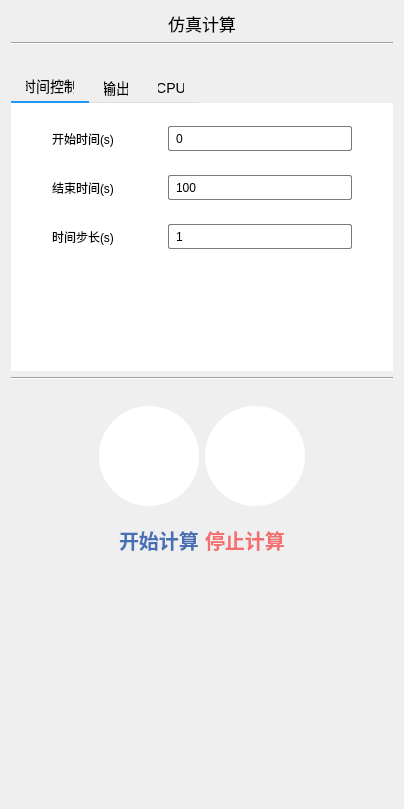
<?xml version="1.0" encoding="UTF-8"?>
<ui version="4.0">
 <class>FormRunClass</class>
 <widget class="QWidget" name="FormRunClass">
  <property name="geometry">
   <rect>
    <x>0</x>
    <y>0</y>
    <width>404</width>
    <height>809</height>
   </rect>
  </property>
  <property name="windowTitle">
   <string>FormRun</string>
  </property>
  <layout class="QGridLayout" name="gridLayout_3">
   <item row="0" column="0">
    <layout class="QVBoxLayout" name="verticalLayout_3">
     <item>
      <widget class="QLabel" name="label">
       <property name="font">
        <font>
         <pointsize>13</pointsize>
        </font>
       </property>
       <property name="text">
        <string>仿真计算</string>
       </property>
       <property name="alignment">
        <set>Qt::AlignCenter</set>
       </property>
      </widget>
     </item>
     <item>
      <widget class="Line" name="line">
       <property name="styleSheet">
        <string notr="true"/>
       </property>
       <property name="orientation">
        <enum>Qt::Horizontal</enum>
       </property>
      </widget>
     </item>
     <item>
      <spacer name="verticalSpacer_3">
       <property name="orientation">
        <enum>Qt::Vertical</enum>
       </property>
       <property name="sizeType">
        <enum>QSizePolicy::Fixed</enum>
       </property>
       <property name="sizeHint" stdset="0">
        <size>
         <width>18</width>
         <height>20</height>
        </size>
       </property>
      </spacer>
     </item>
     <item>
      <widget class="QTabWidget" name="tabWidget">
       <property name="minimumSize">
        <size>
         <width>0</width>
         <height>300</height>
        </size>
       </property>
       <property name="maximumSize">
        <size>
         <width>16777215</width>
         <height>300</height>
        </size>
       </property>
       <property name="styleSheet">
        <string notr="true">QTabWidget {
    background: transparent;
    border: none;
}

QTabWidget::pane {
    background: #ffffff;
    border: none;
    padding: 10px;
}

QTabBar::tab {
    min-height: 20px;
    padding: 5px 15px;
    background: transparent;
    border: none;
    font-size: 14px;
}

QTabBar::tab:hover {
    color: #333333;
    background: rgba(0, 0, 0, 0.05);
}

QTabBar::tab:selected {
    Acolor: #5D94F1;
    background: transparent;
    border-bottom: 2px solid #2196F3;
}

QTabBar::tab:!selected {
    margin-top: 2px;
}

QTabWidget::tab-bar {
    alignment: left;
    background: transparent;
}

QTabBar {
    qproperty-drawBase: 0;
    border-bottom: 1px solid #e0e0e0;
}

QTabBar::close-button {
    image: url(close.png);
    background: transparent;
    margin: 2px;
}

QTabBar::close-button:hover {
    background: rgba(0, 0, 0, 0.1);
    border-radius: 2px;
}</string>
       </property>
       <property name="currentIndex">
        <number>0</number>
       </property>
       <widget class="QWidget" name="tab">
        <attribute name="title">
         <string>时间控制</string>
        </attribute>
        <layout class="QGridLayout" name="gridLayout">
         <item row="0" column="0">
          <layout class="QVBoxLayout" name="verticalLayout">
           <item>
            <layout class="QHBoxLayout" name="horizontalLayout">
             <item>
              <spacer name="horizontalSpacer_3">
               <property name="orientation">
                <enum>Qt::Horizontal</enum>
               </property>
               <property name="sizeType">
                <enum>QSizePolicy::Fixed</enum>
               </property>
               <property name="sizeHint" stdset="0">
                <size>
                 <width>20</width>
                 <height>20</height>
                </size>
               </property>
              </spacer>
             </item>
             <item>
              <widget class="QLabel" name="label_2">
               <property name="minimumSize">
                <size>
                 <width>100</width>
                 <height>30</height>
                </size>
               </property>
               <property name="maximumSize">
                <size>
                 <width>100</width>
                 <height>30</height>
                </size>
               </property>
               <property name="text">
                <string>开始时间(s)</string>
               </property>
              </widget>
             </item>
             <item>
              <spacer name="horizontalSpacer_11">
               <property name="orientation">
                <enum>Qt::Horizontal</enum>
               </property>
               <property name="sizeType">
                <enum>QSizePolicy::Fixed</enum>
               </property>
               <property name="sizeHint" stdset="0">
                <size>
                 <width>10</width>
                 <height>20</height>
                </size>
               </property>
              </spacer>
             </item>
             <item>
              <widget class="QLineEdit" name="lineEdit">
               <property name="minimumSize">
                <size>
                 <width>0</width>
                 <height>25</height>
                </size>
               </property>
               <property name="maximumSize">
                <size>
                 <width>16777215</width>
                 <height>25</height>
                </size>
               </property>
               <property name="styleSheet">
                <string notr="true">QLineEdit {
    background-color: rgb(255, 255, 255); /* 背景色 */
    border: 1px solid rgb(122, 122, 122); /* 边框色 */
    border-radius: 2px; /* 圆角边框 */
    padding: 5px; /* 内边距 */
}

QLineEdit:hover {
    border: 1px solid rgb(23, 23, 23); 
}</string>
               </property>
               <property name="text">
                <string>0</string>
               </property>
              </widget>
             </item>
             <item>
              <spacer name="horizontalSpacer_4">
               <property name="orientation">
                <enum>Qt::Horizontal</enum>
               </property>
               <property name="sizeType">
                <enum>QSizePolicy::Fixed</enum>
               </property>
               <property name="sizeHint" stdset="0">
                <size>
                 <width>20</width>
                 <height>20</height>
                </size>
               </property>
              </spacer>
             </item>
            </layout>
           </item>
           <item>
            <spacer name="verticalSpacer_5">
             <property name="orientation">
              <enum>Qt::Vertical</enum>
             </property>
             <property name="sizeType">
              <enum>QSizePolicy::Fixed</enum>
             </property>
             <property name="sizeHint" stdset="0">
              <size>
               <width>18</width>
               <height>13</height>
              </size>
             </property>
            </spacer>
           </item>
           <item>
            <layout class="QHBoxLayout" name="horizontalLayout_2">
             <item>
              <spacer name="horizontalSpacer_5">
               <property name="orientation">
                <enum>Qt::Horizontal</enum>
               </property>
               <property name="sizeType">
                <enum>QSizePolicy::Fixed</enum>
               </property>
               <property name="sizeHint" stdset="0">
                <size>
                 <width>20</width>
                 <height>20</height>
                </size>
               </property>
              </spacer>
             </item>
             <item>
              <widget class="QLabel" name="label_3">
               <property name="minimumSize">
                <size>
                 <width>100</width>
                 <height>30</height>
                </size>
               </property>
               <property name="maximumSize">
                <size>
                 <width>100</width>
                 <height>30</height>
                </size>
               </property>
               <property name="text">
                <string>结束时间(s)</string>
               </property>
              </widget>
             </item>
             <item>
              <spacer name="horizontalSpacer_12">
               <property name="orientation">
                <enum>Qt::Horizontal</enum>
               </property>
               <property name="sizeType">
                <enum>QSizePolicy::Fixed</enum>
               </property>
               <property name="sizeHint" stdset="0">
                <size>
                 <width>10</width>
                 <height>20</height>
                </size>
               </property>
              </spacer>
             </item>
             <item>
              <widget class="QLineEdit" name="lineEdit_2">
               <property name="minimumSize">
                <size>
                 <width>0</width>
                 <height>25</height>
                </size>
               </property>
               <property name="maximumSize">
                <size>
                 <width>16777215</width>
                 <height>25</height>
                </size>
               </property>
               <property name="styleSheet">
                <string notr="true">QLineEdit {
    background-color: rgb(255, 255, 255); /* 背景色 */
    border: 1px solid rgb(122, 122, 122); /* 边框色 */
    border-radius: 2px; /* 圆角边框 */
    padding: 5px; /* 内边距 */
}

QLineEdit:hover {
    border: 1px solid rgb(23, 23, 23); 
}</string>
               </property>
               <property name="text">
                <string>100</string>
               </property>
              </widget>
             </item>
             <item>
              <spacer name="horizontalSpacer_6">
               <property name="orientation">
                <enum>Qt::Horizontal</enum>
               </property>
               <property name="sizeType">
                <enum>QSizePolicy::Fixed</enum>
               </property>
               <property name="sizeHint" stdset="0">
                <size>
                 <width>20</width>
                 <height>20</height>
                </size>
               </property>
              </spacer>
             </item>
            </layout>
           </item>
           <item>
            <spacer name="verticalSpacer_6">
             <property name="orientation">
              <enum>Qt::Vertical</enum>
             </property>
             <property name="sizeType">
              <enum>QSizePolicy::Fixed</enum>
             </property>
             <property name="sizeHint" stdset="0">
              <size>
               <width>18</width>
               <height>13</height>
              </size>
             </property>
            </spacer>
           </item>
           <item>
            <layout class="QHBoxLayout" name="horizontalLayout_3">
             <item>
              <spacer name="horizontalSpacer_7">
               <property name="orientation">
                <enum>Qt::Horizontal</enum>
               </property>
               <property name="sizeType">
                <enum>QSizePolicy::Fixed</enum>
               </property>
               <property name="sizeHint" stdset="0">
                <size>
                 <width>20</width>
                 <height>20</height>
                </size>
               </property>
              </spacer>
             </item>
             <item>
              <widget class="QLabel" name="label_4">
               <property name="minimumSize">
                <size>
                 <width>100</width>
                 <height>30</height>
                </size>
               </property>
               <property name="maximumSize">
                <size>
                 <width>100</width>
                 <height>30</height>
                </size>
               </property>
               <property name="text">
                <string>时间步长(s)</string>
               </property>
              </widget>
             </item>
             <item>
              <spacer name="horizontalSpacer_13">
               <property name="orientation">
                <enum>Qt::Horizontal</enum>
               </property>
               <property name="sizeType">
                <enum>QSizePolicy::Fixed</enum>
               </property>
               <property name="sizeHint" stdset="0">
                <size>
                 <width>10</width>
                 <height>20</height>
                </size>
               </property>
              </spacer>
             </item>
             <item>
              <widget class="QLineEdit" name="lineEdit_3">
               <property name="minimumSize">
                <size>
                 <width>0</width>
                 <height>25</height>
                </size>
               </property>
               <property name="maximumSize">
                <size>
                 <width>16777215</width>
                 <height>25</height>
                </size>
               </property>
               <property name="styleSheet">
                <string notr="true">QLineEdit {
    background-color: rgb(255, 255, 255); /* 背景色 */
    border: 1px solid rgb(122, 122, 122); /* 边框色 */
    border-radius: 2px; /* 圆角边框 */
    padding: 5px; /* 内边距 */
}

QLineEdit:hover {
    border: 1px solid rgb(23, 23, 23); 
}</string>
               </property>
               <property name="text">
                <string>1</string>
               </property>
              </widget>
             </item>
             <item>
              <spacer name="horizontalSpacer_8">
               <property name="orientation">
                <enum>Qt::Horizontal</enum>
               </property>
               <property name="sizeType">
                <enum>QSizePolicy::Fixed</enum>
               </property>
               <property name="sizeHint" stdset="0">
                <size>
                 <width>20</width>
                 <height>20</height>
                </size>
               </property>
              </spacer>
             </item>
            </layout>
           </item>
           <item>
            <spacer name="verticalSpacer_9">
             <property name="orientation">
              <enum>Qt::Vertical</enum>
             </property>
             <property name="sizeHint" stdset="0">
              <size>
               <width>20</width>
               <height>40</height>
              </size>
             </property>
            </spacer>
           </item>
          </layout>
         </item>
        </layout>
       </widget>
       <widget class="QWidget" name="tab_2">
        <attribute name="title">
         <string>输出</string>
        </attribute>
        <layout class="QGridLayout" name="gridLayout_5">
         <item row="0" column="0">
          <layout class="QGridLayout" name="gridLayout_2">
           <item row="0" column="2" colspan="3">
            <widget class="QLabel" name="label_9">
             <property name="minimumSize">
              <size>
               <width>0</width>
               <height>30</height>
              </size>
             </property>
             <property name="maximumSize">
              <size>
               <width>16777215</width>
               <height>30</height>
              </size>
             </property>
             <property name="text">
              <string>迭代</string>
             </property>
            </widget>
           </item>
           <item row="1" column="5">
            <spacer name="horizontalSpacer_28">
             <property name="orientation">
              <enum>Qt::Horizontal</enum>
             </property>
             <property name="sizeType">
              <enum>QSizePolicy::Fixed</enum>
             </property>
             <property name="sizeHint" stdset="0">
              <size>
               <width>20</width>
               <height>20</height>
              </size>
             </property>
            </spacer>
           </item>
           <item row="1" column="2" colspan="3">
            <widget class="QSpinBox" name="spinBox_2">
             <property name="minimumSize">
              <size>
               <width>0</width>
               <height>25</height>
              </size>
             </property>
             <property name="maximumSize">
              <size>
               <width>16777215</width>
               <height>25</height>
              </size>
             </property>
             <property name="minimum">
              <number>1</number>
             </property>
             <property name="maximum">
              <number>10000</number>
             </property>
             <property name="value">
              <number>10</number>
             </property>
            </widget>
           </item>
           <item row="3" column="5">
            <spacer name="horizontalSpacer_27">
             <property name="orientation">
              <enum>Qt::Horizontal</enum>
             </property>
             <property name="sizeType">
              <enum>QSizePolicy::Fixed</enum>
             </property>
             <property name="sizeHint" stdset="0">
              <size>
               <width>20</width>
               <height>20</height>
              </size>
             </property>
            </spacer>
           </item>
           <item row="2" column="1">
            <spacer name="verticalSpacer_13">
             <property name="orientation">
              <enum>Qt::Vertical</enum>
             </property>
             <property name="sizeType">
              <enum>QSizePolicy::Fixed</enum>
             </property>
             <property name="sizeHint" stdset="0">
              <size>
               <width>18</width>
               <height>13</height>
              </size>
             </property>
            </spacer>
           </item>
           <item row="0" column="1">
            <widget class="QLabel" name="label_7">
             <property name="minimumSize">
              <size>
               <width>100</width>
               <height>30</height>
              </size>
             </property>
             <property name="maximumSize">
              <size>
               <width>100</width>
               <height>30</height>
              </size>
             </property>
             <property name="text">
              <string>写入控制</string>
             </property>
            </widget>
           </item>
           <item row="1" column="0">
            <spacer name="horizontalSpacer_25">
             <property name="orientation">
              <enum>Qt::Horizontal</enum>
             </property>
             <property name="sizeType">
              <enum>QSizePolicy::Fixed</enum>
             </property>
             <property name="sizeHint" stdset="0">
              <size>
               <width>20</width>
               <height>20</height>
              </size>
             </property>
            </spacer>
           </item>
           <item row="3" column="1">
            <widget class="QLabel" name="label_11">
             <property name="minimumSize">
              <size>
               <width>100</width>
               <height>30</height>
              </size>
             </property>
             <property name="maximumSize">
              <size>
               <width>100</width>
               <height>30</height>
              </size>
             </property>
             <property name="text">
              <string>清理旧结果</string>
             </property>
            </widget>
           </item>
           <item row="3" column="4">
            <widget class="QCheckBox" name="checkBox">
             <property name="text">
              <string/>
             </property>
             <property name="checked">
              <bool>true</bool>
             </property>
            </widget>
           </item>
           <item row="0" column="0">
            <spacer name="horizontalSpacer_24">
             <property name="orientation">
              <enum>Qt::Horizontal</enum>
             </property>
             <property name="sizeType">
              <enum>QSizePolicy::Fixed</enum>
             </property>
             <property name="sizeHint" stdset="0">
              <size>
               <width>20</width>
               <height>20</height>
              </size>
             </property>
            </spacer>
           </item>
           <item row="1" column="1">
            <layout class="QHBoxLayout" name="horizontalLayout_10">
             <item>
              <widget class="Line" name="line_3">
               <property name="styleSheet">
                <string notr="true">QFrame {
    border: 2px solid rgb(181, 181, 181);
}
</string>
               </property>
               <property name="orientation">
                <enum>Qt::Vertical</enum>
               </property>
              </widget>
             </item>
             <item>
              <widget class="QLabel" name="label_10">
               <property name="minimumSize">
                <size>
                 <width>100</width>
                 <height>30</height>
                </size>
               </property>
               <property name="maximumSize">
                <size>
                 <width>100</width>
                 <height>30</height>
                </size>
               </property>
               <property name="text">
                <string>迭代步数</string>
               </property>
              </widget>
             </item>
            </layout>
           </item>
           <item row="4" column="1">
            <spacer name="verticalSpacer_10">
             <property name="orientation">
              <enum>Qt::Vertical</enum>
             </property>
             <property name="sizeHint" stdset="0">
              <size>
               <width>20</width>
               <height>40</height>
              </size>
             </property>
            </spacer>
           </item>
           <item row="3" column="3">
            <spacer name="horizontalSpacer_20">
             <property name="orientation">
              <enum>Qt::Horizontal</enum>
             </property>
             <property name="sizeHint" stdset="0">
              <size>
               <width>40</width>
               <height>20</height>
              </size>
             </property>
            </spacer>
           </item>
           <item row="2" column="4">
            <spacer name="verticalSpacer_15">
             <property name="orientation">
              <enum>Qt::Vertical</enum>
             </property>
             <property name="sizeType">
              <enum>QSizePolicy::Fixed</enum>
             </property>
             <property name="sizeHint" stdset="0">
              <size>
               <width>18</width>
               <height>13</height>
              </size>
             </property>
            </spacer>
           </item>
           <item row="3" column="0">
            <spacer name="horizontalSpacer_26">
             <property name="orientation">
              <enum>Qt::Horizontal</enum>
             </property>
             <property name="sizeType">
              <enum>QSizePolicy::Fixed</enum>
             </property>
             <property name="sizeHint" stdset="0">
              <size>
               <width>20</width>
               <height>20</height>
              </size>
             </property>
            </spacer>
           </item>
           <item row="0" column="5">
            <spacer name="horizontalSpacer_29">
             <property name="orientation">
              <enum>Qt::Horizontal</enum>
             </property>
             <property name="sizeType">
              <enum>QSizePolicy::Fixed</enum>
             </property>
             <property name="sizeHint" stdset="0">
              <size>
               <width>20</width>
               <height>20</height>
              </size>
             </property>
            </spacer>
           </item>
          </layout>
         </item>
        </layout>
       </widget>
       <widget class="QWidget" name="tab_3">
        <attribute name="title">
         <string>CPU</string>
        </attribute>
        <layout class="QGridLayout" name="gridLayout_4">
         <item row="0" column="0">
          <layout class="QVBoxLayout" name="verticalLayout_4">
           <item>
            <layout class="QHBoxLayout" name="horizontalLayout_7">
             <item>
              <spacer name="horizontalSpacer_17">
               <property name="orientation">
                <enum>Qt::Horizontal</enum>
               </property>
               <property name="sizeType">
                <enum>QSizePolicy::Fixed</enum>
               </property>
               <property name="sizeHint" stdset="0">
                <size>
                 <width>20</width>
                 <height>20</height>
                </size>
               </property>
              </spacer>
             </item>
             <item>
              <widget class="QRadioButton" name="radioButton">
               <property name="minimumSize">
                <size>
                 <width>100</width>
                 <height>30</height>
                </size>
               </property>
               <property name="maximumSize">
                <size>
                 <width>100</width>
                 <height>30</height>
                </size>
               </property>
               <property name="text">
                <string>串行计算</string>
               </property>
               <property name="checked">
                <bool>true</bool>
               </property>
              </widget>
             </item>
             <item>
              <spacer name="horizontalSpacer_19">
               <property name="orientation">
                <enum>Qt::Horizontal</enum>
               </property>
               <property name="sizeHint" stdset="0">
                <size>
                 <width>40</width>
                 <height>20</height>
                </size>
               </property>
              </spacer>
             </item>
            </layout>
           </item>
           <item>
            <spacer name="verticalSpacer_4">
             <property name="orientation">
              <enum>Qt::Vertical</enum>
             </property>
             <property name="sizeType">
              <enum>QSizePolicy::Fixed</enum>
             </property>
             <property name="sizeHint" stdset="0">
              <size>
               <width>20</width>
               <height>13</height>
              </size>
             </property>
            </spacer>
           </item>
           <item>
            <layout class="QHBoxLayout" name="horizontalLayout_8">
             <item>
              <spacer name="horizontalSpacer_18">
               <property name="orientation">
                <enum>Qt::Horizontal</enum>
               </property>
               <property name="sizeType">
                <enum>QSizePolicy::Fixed</enum>
               </property>
               <property name="sizeHint" stdset="0">
                <size>
                 <width>20</width>
                 <height>20</height>
                </size>
               </property>
              </spacer>
             </item>
             <item>
              <widget class="QRadioButton" name="radioButton_2">
               <property name="minimumSize">
                <size>
                 <width>100</width>
                 <height>30</height>
                </size>
               </property>
               <property name="maximumSize">
                <size>
                 <width>100</width>
                 <height>30</height>
                </size>
               </property>
               <property name="text">
                <string>并行计算</string>
               </property>
              </widget>
             </item>
             <item>
              <spacer name="horizontalSpacer_23">
               <property name="orientation">
                <enum>Qt::Horizontal</enum>
               </property>
               <property name="sizeHint" stdset="0">
                <size>
                 <width>40</width>
                 <height>20</height>
                </size>
               </property>
              </spacer>
             </item>
            </layout>
           </item>
           <item>
            <spacer name="verticalSpacer_11">
             <property name="orientation">
              <enum>Qt::Vertical</enum>
             </property>
             <property name="sizeType">
              <enum>QSizePolicy::Fixed</enum>
             </property>
             <property name="sizeHint" stdset="0">
              <size>
               <width>20</width>
               <height>13</height>
              </size>
             </property>
            </spacer>
           </item>
           <item>
            <layout class="QHBoxLayout" name="horizontalLayout_5">
             <item>
              <spacer name="horizontalSpacer_9">
               <property name="orientation">
                <enum>Qt::Horizontal</enum>
               </property>
               <property name="sizeType">
                <enum>QSizePolicy::Fixed</enum>
               </property>
               <property name="sizeHint" stdset="0">
                <size>
                 <width>20</width>
                 <height>20</height>
                </size>
               </property>
              </spacer>
             </item>
             <item>
              <widget class="QLabel" name="label_5">
               <property name="minimumSize">
                <size>
                 <width>80</width>
                 <height>30</height>
                </size>
               </property>
               <property name="maximumSize">
                <size>
                 <width>80</width>
                 <height>30</height>
                </size>
               </property>
               <property name="text">
                <string>核心数量</string>
               </property>
              </widget>
             </item>
             <item>
              <spacer name="horizontalSpacer_16">
               <property name="orientation">
                <enum>Qt::Horizontal</enum>
               </property>
               <property name="sizeType">
                <enum>QSizePolicy::Fixed</enum>
               </property>
               <property name="sizeHint" stdset="0">
                <size>
                 <width>10</width>
                 <height>20</height>
                </size>
               </property>
              </spacer>
             </item>
             <item>
              <widget class="QSpinBox" name="spinBox">
               <property name="enabled">
                <bool>false</bool>
               </property>
               <property name="minimumSize">
                <size>
                 <width>0</width>
                 <height>25</height>
                </size>
               </property>
               <property name="maximumSize">
                <size>
                 <width>9999</width>
                 <height>25</height>
                </size>
               </property>
               <property name="styleSheet">
                <string notr="true"/>
               </property>
               <property name="minimum">
                <number>1</number>
               </property>
               <property name="value">
                <number>8</number>
               </property>
              </widget>
             </item>
             <item>
              <spacer name="horizontalSpacer_10">
               <property name="orientation">
                <enum>Qt::Horizontal</enum>
               </property>
               <property name="sizeType">
                <enum>QSizePolicy::Fixed</enum>
               </property>
               <property name="sizeHint" stdset="0">
                <size>
                 <width>20</width>
                 <height>20</height>
                </size>
               </property>
              </spacer>
             </item>
            </layout>
           </item>
           <item>
            <spacer name="verticalSpacer_2">
             <property name="orientation">
              <enum>Qt::Vertical</enum>
             </property>
             <property name="sizeHint" stdset="0">
              <size>
               <width>20</width>
               <height>40</height>
              </size>
             </property>
            </spacer>
           </item>
          </layout>
         </item>
        </layout>
       </widget>
      </widget>
     </item>
     <item>
      <widget class="Line" name="line_2">
       <property name="styleSheet">
        <string notr="true">QFrame[frameShape=&quot;4&quot;] {  /* HLine的frameShape值为4 */
    border: none;
    background-color: #5D94F1;    /* 设置为蓝色 */
    min-height: 3px;              /* 最小高度 */
    max-height: 3px;              /* 最大高度 */
}</string>
       </property>
       <property name="orientation">
        <enum>Qt::Horizontal</enum>
       </property>
      </widget>
     </item>
     <item>
      <spacer name="verticalSpacer_8">
       <property name="orientation">
        <enum>Qt::Vertical</enum>
       </property>
       <property name="sizeType">
        <enum>QSizePolicy::Fixed</enum>
       </property>
       <property name="sizeHint" stdset="0">
        <size>
         <width>13</width>
         <height>20</height>
        </size>
       </property>
      </spacer>
     </item>
     <item>
      <layout class="QHBoxLayout" name="horizontalLayout_6">
       <item>
        <spacer name="horizontalSpacer">
         <property name="orientation">
          <enum>Qt::Horizontal</enum>
         </property>
         <property name="sizeHint" stdset="0">
          <size>
           <width>40</width>
           <height>20</height>
          </size>
         </property>
        </spacer>
       </item>
       <item>
        <widget class="CustomHoverPushButton" name="pushButton">
         <property name="minimumSize">
          <size>
           <width>100</width>
           <height>100</height>
          </size>
         </property>
         <property name="maximumSize">
          <size>
           <width>100</width>
           <height>100</height>
          </size>
         </property>
         <property name="focusPolicy">
          <enum>Qt::NoFocus</enum>
         </property>
         <property name="toolTip">
          <string/>
         </property>
         <property name="styleSheet">
          <string notr="true">QPushButton {
    background-color: rgb(255, 255, 255);
    border: none;
	border-radius: 50px;
}</string>
         </property>
         <property name="text">
          <string/>
         </property>
         <property name="icon">
          <iconset>
           <normaloff>../res/SolutionCalculation.png</normaloff>../res/SolutionCalculation.png</iconset>
         </property>
         <property name="iconSize">
          <size>
           <width>100</width>
           <height>100</height>
          </size>
         </property>
        </widget>
       </item>
       <item>
        <widget class="CustomHoverPushButton" name="pushButton_2">
         <property name="minimumSize">
          <size>
           <width>100</width>
           <height>100</height>
          </size>
         </property>
         <property name="maximumSize">
          <size>
           <width>100</width>
           <height>100</height>
          </size>
         </property>
         <property name="styleSheet">
          <string notr="true">QPushButton {
    background-color: rgb(255, 255, 255);
    border: none;
	border-radius: 50px;
}</string>
         </property>
         <property name="text">
          <string/>
         </property>
         <property name="icon">
          <iconset>
           <normaloff>../res/StopCalculation.png</normaloff>../res/StopCalculation.png</iconset>
         </property>
         <property name="iconSize">
          <size>
           <width>90</width>
           <height>90</height>
          </size>
         </property>
        </widget>
       </item>
       <item>
        <spacer name="horizontalSpacer_2">
         <property name="orientation">
          <enum>Qt::Horizontal</enum>
         </property>
         <property name="sizeHint" stdset="0">
          <size>
           <width>40</width>
           <height>20</height>
          </size>
         </property>
        </spacer>
       </item>
      </layout>
     </item>
     <item>
      <spacer name="verticalSpacer_7">
       <property name="orientation">
        <enum>Qt::Vertical</enum>
       </property>
       <property name="sizeType">
        <enum>QSizePolicy::Fixed</enum>
       </property>
       <property name="sizeHint" stdset="0">
        <size>
         <width>20</width>
         <height>13</height>
        </size>
       </property>
      </spacer>
     </item>
     <item>
      <layout class="QHBoxLayout" name="horizontalLayout_4">
       <item>
        <spacer name="horizontalSpacer_14">
         <property name="orientation">
          <enum>Qt::Horizontal</enum>
         </property>
         <property name="sizeHint" stdset="0">
          <size>
           <width>40</width>
           <height>20</height>
          </size>
         </property>
        </spacer>
       </item>
       <item>
        <widget class="QLabel" name="label_6">
         <property name="font">
          <font>
           <pointsize>15</pointsize>
           <weight>75</weight>
           <italic>false</italic>
           <bold>true</bold>
          </font>
         </property>
         <property name="styleSheet">
          <string notr="true">QLabel {
    color: rgb(71, 111, 181); /* 设置字体颜色 */
}</string>
         </property>
         <property name="text">
          <string>开始计算</string>
         </property>
        </widget>
       </item>
       <item>
        <widget class="QLabel" name="label_12">
         <property name="font">
          <font>
           <pointsize>15</pointsize>
           <weight>75</weight>
           <italic>false</italic>
           <bold>true</bold>
          </font>
         </property>
         <property name="styleSheet">
          <string notr="true">QLabel {
    color: rgb(244,110,110); /* 设置字体颜色 */
}</string>
         </property>
         <property name="text">
          <string>停止计算</string>
         </property>
        </widget>
       </item>
       <item>
        <spacer name="horizontalSpacer_15">
         <property name="orientation">
          <enum>Qt::Horizontal</enum>
         </property>
         <property name="sizeHint" stdset="0">
          <size>
           <width>40</width>
           <height>20</height>
          </size>
         </property>
        </spacer>
       </item>
      </layout>
     </item>
     <item>
      <spacer name="verticalSpacer">
       <property name="orientation">
        <enum>Qt::Vertical</enum>
       </property>
       <property name="sizeHint" stdset="0">
        <size>
         <width>20</width>
         <height>40</height>
        </size>
       </property>
      </spacer>
     </item>
    </layout>
   </item>
  </layout>
 </widget>
 <layoutdefault spacing="6" margin="11"/>
 <customwidgets>
  <customwidget>
   <class>CustomHoverPushButton</class>
   <extends>QPushButton</extends>
   <header>customhoverpushbutton.h</header>
  </customwidget>
 </customwidgets>
 <resources/>
 <connections/>
</ui>
